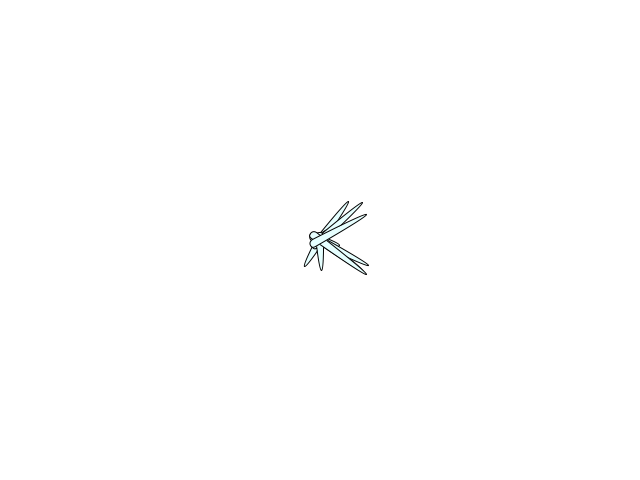
Frame 1 (no input)
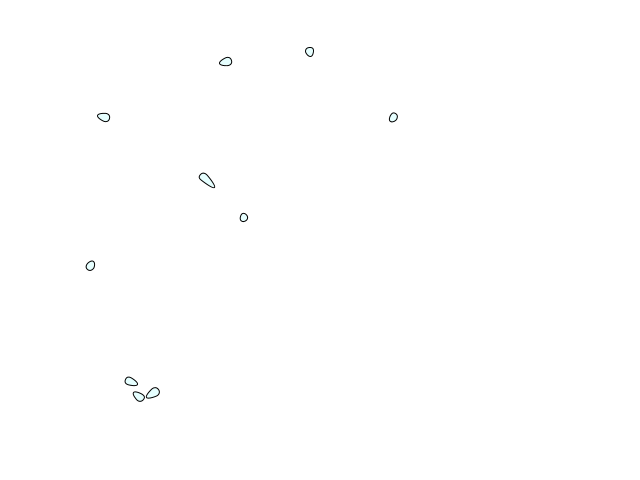
Frame 60 (the mouse pressed at the canvas centre just before this capture)
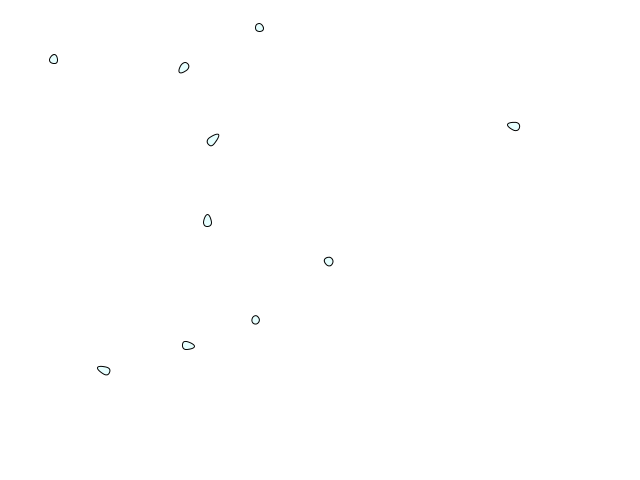
Frame 120 (the mouse held since frame 60 and released just before this capture)

The Processing sketch that drew these frames (run headless with seeded random() and noise(); from frame 60 on, the mouse is pressed at the canvas centre):

// Processing sketch: processing_185564
// ── processing_185564.pde

Walker[] w;
int countTime;
void setup() {
  size(640, 480);
  w =  new Walker[10];
  for (int i = 0; i < w.length; i++) {
    w[i] = new Walker();
  }
  frameRate(60);
  background(255);
}

void draw() {
  background(255);
  for (int i = 0; i < w.length; i++) {
    w[i].step();
    fill(230, 255, 255);
    w[i].display();
  }
}
class Walker {
  // if you use test1 or test2, you should write down such as intx; inty;
  float x;
  float y;
  int xx;
  float Subx;
  float Suby;

  int targetX;
  int targetY;

  int wid;

  int targetTime;
  int targetCount;
  PVector[] pos;

  Walker() {
    x = width/2;
    y = height/2;
    targetUpdate();
    wid = 8;
    pos = new PVector[12];
  }

  void display() {
    pushMatrix();
    translate(x, y);
    rotate(atan2(Suby, Subx));
     beginShape();
    vertex(pos[0].x,pos[0].y);
    bezierVertex(pos[1].x,pos[1].y,pos[2].x,pos[2].y,pos[3].x,pos[3].y);
    bezierVertex(pos[4].x,pos[4].y,pos[5].x,pos[5].y,pos[6].x,pos[6].y);
    bezierVertex(pos[7].x,pos[7].y,pos[8].x,pos[8].y,pos[9].x,pos[9].y);
    bezierVertex(pos[10].x,pos[10].y,pos[11].x,pos[11].y,pos[0].x,pos[0].y);
    endShape();
    popMatrix();
  }

  void step() {
    Subx = targetX - x;
    Suby = targetY - y;
    float stepx = 0;
    float stepy = 0;
    stepx = Subx/30;
    stepy = Suby/30;
    x += stepx;
    y += stepy;
    xx = int((abs(stepx)+abs(stepy))*wid/2*abs(sin(millis()*0.02)))+wid;
    targetCount++;
    if (targetTime < targetCount) {
      targetUpdate();
      targetCount = 0;
    }
  float blank = 0.7;
  float tailRate = 0.3;
  pos[0] = new PVector(-xx,0);
  pos[1] = new PVector(-xx,wid*tailRate);
  pos[2] = new PVector(-wid*blank,wid/2);
  pos[3] = new PVector(-wid/2,wid/2);
  pos[4] = new PVector(-wid*(1-blank),wid/2);
  pos[5] = new PVector(0,wid/2-blank);
  pos[6] = new PVector(0,0);
  pos[7] = new PVector(0,-wid/2+blank);
  pos[8] = new PVector(-wid*(1-blank),-wid/2);
  pos[9] = new PVector(-wid/2,-wid/2);
  pos[10] = new PVector(-wid*blank,-wid/2);
  pos[11] = new PVector(-xx,-wid*tailRate);
  
  }

  void targetUpdate() {
    targetX = int(x+random(-300, 300));
    targetY = int(y+random(-300, 300));
    if (targetX>width) {
      targetX = width - targetX%width;
    } else if (targetX<0) {
      targetX *= -1;
    }
    if (targetY>height) {
      targetY = height - targetY%height;
    } else if (targetY<0) {
      targetY *= -1;
    }
    targetTime = int(random(20, 100));
    targetCount = 0;
  }
}
